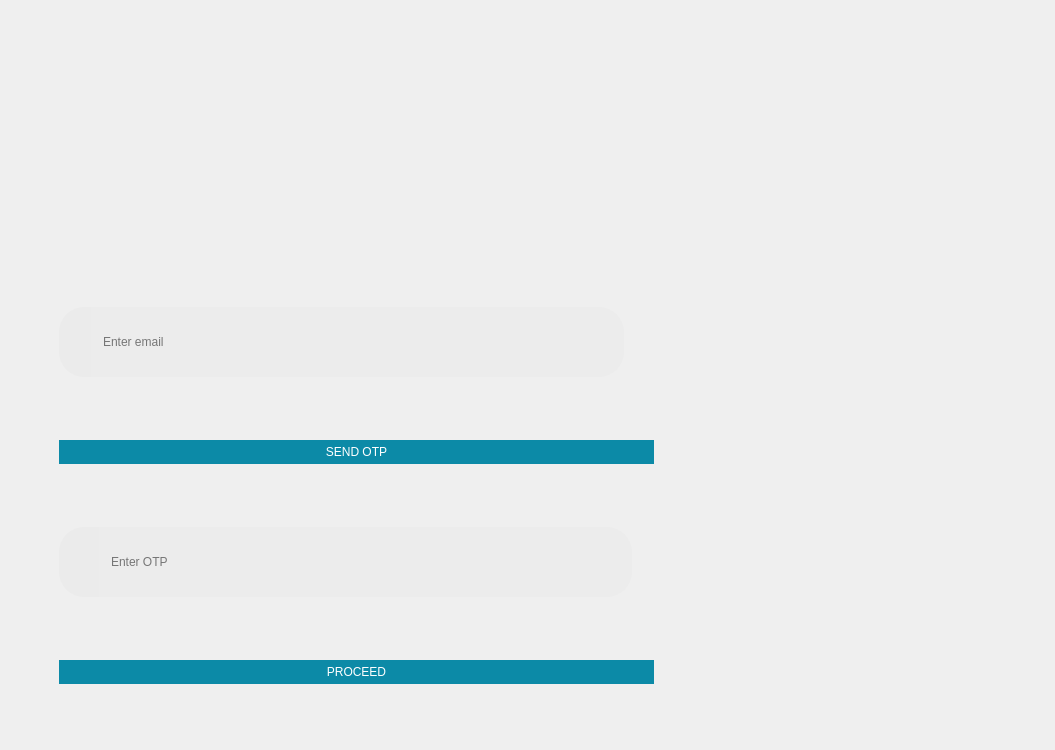
<?xml version="1.0" encoding="UTF-8"?>
<ui version="4.0">
 <class>Form</class>
 <widget class="QWidget" name="Form">
  <property name="geometry">
   <rect>
    <x>0</x>
    <y>0</y>
    <width>1055</width>
    <height>750</height>
   </rect>
  </property>
  <property name="minimumSize">
   <size>
    <width>1055</width>
    <height>750</height>
   </size>
  </property>
  <property name="maximumSize">
   <size>
    <width>1055</width>
    <height>750</height>
   </size>
  </property>
  <property name="windowIcon">
   <iconset resource="../resource.qrc">
    <normaloff>:/images/image/desktopIcon.png</normaloff>:/images/image/desktopIcon.png</iconset>
  </property>
  <property name="styleSheet">
   <string notr="true">QFrame{
	background:transparent;
	border:none;
}</string>
  </property>
  <layout class="QVBoxLayout" name="verticalLayout">
   <property name="spacing">
    <number>0</number>
   </property>
   <property name="leftMargin">
    <number>0</number>
   </property>
   <property name="topMargin">
    <number>0</number>
   </property>
   <property name="rightMargin">
    <number>0</number>
   </property>
   <property name="bottomMargin">
    <number>0</number>
   </property>
   <item>
    <widget class="QFrame" name="forgotPassFrame">
     <property name="styleSheet">
      <string notr="true">#loginFrame{

	
	background-image: url(:/images/image/loginBG.png);

}</string>
     </property>
     <property name="frameShape">
      <enum>QFrame::StyledPanel</enum>
     </property>
     <property name="frameShadow">
      <enum>QFrame::Raised</enum>
     </property>
     <layout class="QVBoxLayout" name="verticalLayout_2">
      <item alignment="Qt::AlignRight|Qt::AlignTop">
       <widget class="QFrame" name="frame">
        <property name="frameShape">
         <enum>QFrame::StyledPanel</enum>
        </property>
        <property name="frameShadow">
         <enum>QFrame::Raised</enum>
        </property>
        <layout class="QHBoxLayout" name="horizontalLayout">
         <property name="spacing">
          <number>0</number>
         </property>
         <property name="leftMargin">
          <number>0</number>
         </property>
         <property name="topMargin">
          <number>0</number>
         </property>
         <property name="rightMargin">
          <number>0</number>
         </property>
         <property name="bottomMargin">
          <number>0</number>
         </property>
         <item>
          <widget class="QPushButton" name="backToLogin">
           <property name="styleSheet">
            <string notr="true">#backToLogin{
	background:transparent;
	border:none;
}</string>
           </property>
           <property name="text">
            <string/>
           </property>
           <property name="icon">
            <iconset resource="../resource.qrc">
             <normaloff>:/Icons/Icons/Profileback.png</normaloff>:/Icons/Icons/Profileback.png</iconset>
           </property>
           <property name="iconSize">
            <size>
             <width>40</width>
             <height>40</height>
            </size>
           </property>
          </widget>
         </item>
        </layout>
       </widget>
      </item>
      <item>
       <widget class="QFrame" name="frame_2">
        <property name="minimumSize">
         <size>
          <width>0</width>
          <height>500</height>
         </size>
        </property>
        <property name="styleSheet">
         <string notr="true">QLineEdit{
	border-top-right-radius:25px;
	border-bottom-right-radius:25px;
	background-color:#ECECEC;
	font: 63 15pt &quot;Montserrat SemiBold&quot;;
	padding-left:10px;
}</string>
        </property>
        <property name="frameShape">
         <enum>QFrame::StyledPanel</enum>
        </property>
        <property name="frameShadow">
         <enum>QFrame::Raised</enum>
        </property>
        <layout class="QVBoxLayout" name="verticalLayout_3">
         <property name="leftMargin">
          <number>50</number>
         </property>
         <item alignment="Qt::AlignLeft">
          <widget class="QFrame" name="frame_3">
           <property name="sizePolicy">
            <sizepolicy hsizetype="Preferred" vsizetype="Fixed">
             <horstretch>0</horstretch>
             <verstretch>0</verstretch>
            </sizepolicy>
           </property>
           <property name="frameShape">
            <enum>QFrame::StyledPanel</enum>
           </property>
           <property name="frameShadow">
            <enum>QFrame::Raised</enum>
           </property>
           <layout class="QHBoxLayout" name="horizontalLayout_3">
            <property name="spacing">
             <number>0</number>
            </property>
            <property name="leftMargin">
             <number>0</number>
            </property>
            <property name="rightMargin">
             <number>0</number>
            </property>
            <item>
             <widget class="QFrame" name="userIcon">
              <property name="sizePolicy">
               <sizepolicy hsizetype="Fixed" vsizetype="Fixed">
                <horstretch>0</horstretch>
                <verstretch>0</verstretch>
               </sizepolicy>
              </property>
              <property name="maximumSize">
               <size>
                <width>60</width>
                <height>70</height>
               </size>
              </property>
              <property name="styleSheet">
               <string notr="true">background-color: rgb(235, 235, 235);
border-top-left-radius:25px;
border-bottom-left-radius:25px;</string>
              </property>
              <property name="frameShape">
               <enum>QFrame::StyledPanel</enum>
              </property>
              <property name="frameShadow">
               <enum>QFrame::Raised</enum>
              </property>
              <layout class="QHBoxLayout" name="horizontalLayout_4">
               <property name="leftMargin">
                <number>25</number>
               </property>
               <property name="topMargin">
                <number>20</number>
               </property>
               <property name="rightMargin">
                <number>0</number>
               </property>
               <property name="bottomMargin">
                <number>20</number>
               </property>
               <item>
                <widget class="QLabel" name="label">
                 <property name="text">
                  <string/>
                 </property>
                 <property name="pixmap">
                  <pixmap resource="../resource.qrc">:/Icons/Icons/emailIcon.png</pixmap>
                 </property>
                 <property name="scaledContents">
                  <bool>true</bool>
                 </property>
                </widget>
               </item>
              </layout>
             </widget>
            </item>
            <item>
             <widget class="QLineEdit" name="loginUserName">
              <property name="sizePolicy">
               <sizepolicy hsizetype="Fixed" vsizetype="Fixed">
                <horstretch>0</horstretch>
                <verstretch>0</verstretch>
               </sizepolicy>
              </property>
              <property name="minimumSize">
               <size>
                <width>533</width>
                <height>70</height>
               </size>
              </property>
              <property name="styleSheet">
               <string notr="true"/>
              </property>
              <property name="placeholderText">
               <string>Enter email</string>
              </property>
             </widget>
            </item>
           </layout>
          </widget>
         </item>
         <item>
          <widget class="QPushButton" name="loginBtn_2">
           <property name="sizePolicy">
            <sizepolicy hsizetype="Fixed" vsizetype="Fixed">
             <horstretch>0</horstretch>
             <verstretch>0</verstretch>
            </sizepolicy>
           </property>
           <property name="minimumSize">
            <size>
             <width>595</width>
             <height>0</height>
            </size>
           </property>
           <property name="styleSheet">
            <string notr="true">QPushButton{
	padding:5px;
	background-color:#0C8AA7;
	border:none;
	border-radius:20px;
	font: 87 20pt &quot;Montserrat Black&quot;;
	color:rgb(255, 255, 255);
}</string>
           </property>
           <property name="text">
            <string>SEND OTP</string>
           </property>
          </widget>
         </item>
         <item alignment="Qt::AlignLeft">
          <widget class="QFrame" name="frame_4">
           <property name="sizePolicy">
            <sizepolicy hsizetype="Preferred" vsizetype="Fixed">
             <horstretch>0</horstretch>
             <verstretch>0</verstretch>
            </sizepolicy>
           </property>
           <property name="frameShape">
            <enum>QFrame::StyledPanel</enum>
           </property>
           <property name="frameShadow">
            <enum>QFrame::Raised</enum>
           </property>
           <layout class="QHBoxLayout" name="horizontalLayout_2">
            <property name="spacing">
             <number>0</number>
            </property>
            <property name="leftMargin">
             <number>0</number>
            </property>
            <property name="rightMargin">
             <number>0</number>
            </property>
            <item>
             <widget class="QFrame" name="passwordIcon">
              <property name="sizePolicy">
               <sizepolicy hsizetype="Fixed" vsizetype="Fixed">
                <horstretch>0</horstretch>
                <verstretch>0</verstretch>
               </sizepolicy>
              </property>
              <property name="minimumSize">
               <size>
                <width>40</width>
                <height>70</height>
               </size>
              </property>
              <property name="maximumSize">
               <size>
                <width>60</width>
                <height>70</height>
               </size>
              </property>
              <property name="styleSheet">
               <string notr="true">background-color: rgb(235, 235, 235);
border-top-left-radius:25px;
border-bottom-left-radius:25px;</string>
              </property>
              <property name="frameShape">
               <enum>QFrame::StyledPanel</enum>
              </property>
              <property name="frameShadow">
               <enum>QFrame::Raised</enum>
              </property>
              <layout class="QHBoxLayout" name="horizontalLayout_5">
               <property name="leftMargin">
                <number>20</number>
               </property>
               <property name="topMargin">
                <number>15</number>
               </property>
               <property name="rightMargin">
                <number>5</number>
               </property>
               <property name="bottomMargin">
                <number>15</number>
               </property>
               <item>
                <widget class="QLabel" name="label_2">
                 <property name="text">
                  <string/>
                 </property>
                 <property name="pixmap">
                  <pixmap resource="../resource.qrc">:/Icons/Icons/OTP.png</pixmap>
                 </property>
                 <property name="scaledContents">
                  <bool>true</bool>
                 </property>
                </widget>
               </item>
              </layout>
             </widget>
            </item>
            <item>
             <widget class="QLineEdit" name="loginPassword">
              <property name="sizePolicy">
               <sizepolicy hsizetype="Fixed" vsizetype="Fixed">
                <horstretch>0</horstretch>
                <verstretch>0</verstretch>
               </sizepolicy>
              </property>
              <property name="minimumSize">
               <size>
                <width>533</width>
                <height>70</height>
               </size>
              </property>
              <property name="dragEnabled">
               <bool>false</bool>
              </property>
              <property name="placeholderText">
               <string>Enter OTP</string>
              </property>
             </widget>
            </item>
           </layout>
          </widget>
         </item>
         <item>
          <widget class="QPushButton" name="loginBtn">
           <property name="sizePolicy">
            <sizepolicy hsizetype="Fixed" vsizetype="Fixed">
             <horstretch>0</horstretch>
             <verstretch>0</verstretch>
            </sizepolicy>
           </property>
           <property name="minimumSize">
            <size>
             <width>595</width>
             <height>0</height>
            </size>
           </property>
           <property name="styleSheet">
            <string notr="true">QPushButton{
	padding:5px;
	background-color:#0C8AA7;
	border:none;
	border-radius:20px;
	font: 87 20pt &quot;Montserrat Black&quot;;
	color:rgb(255, 255, 255);
}</string>
           </property>
           <property name="text">
            <string>PROCEED</string>
           </property>
          </widget>
         </item>
        </layout>
       </widget>
      </item>
     </layout>
    </widget>
   </item>
  </layout>
 </widget>
 <resources>
  <include location="../resource.qrc"/>
 </resources>
 <connections/>
</ui>
